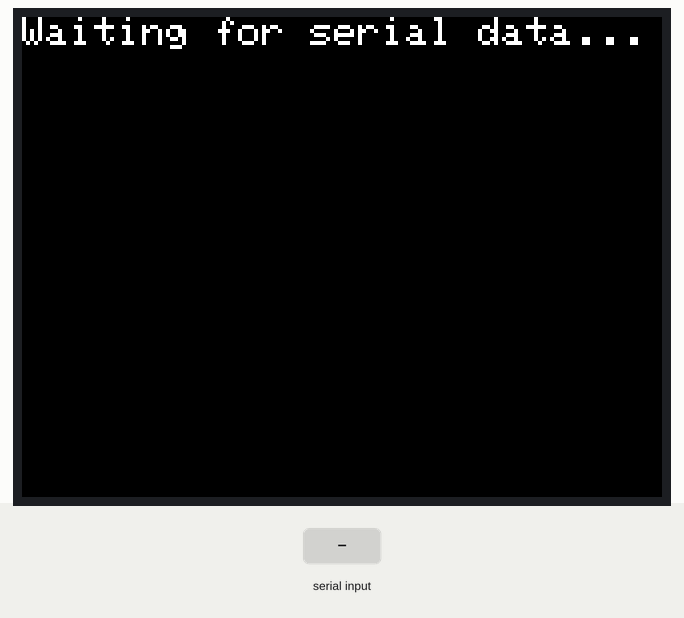
Simulated run of this sketch. Board: ESP32. Shown: 320×240 colour display. The test bench sets the inputs (shaded band). What the sketch prints to the serial monitor is not drawn.

Above: at 1.3 s.
1.4 s: "90,45\n" received over Serial
At 2.4 s:
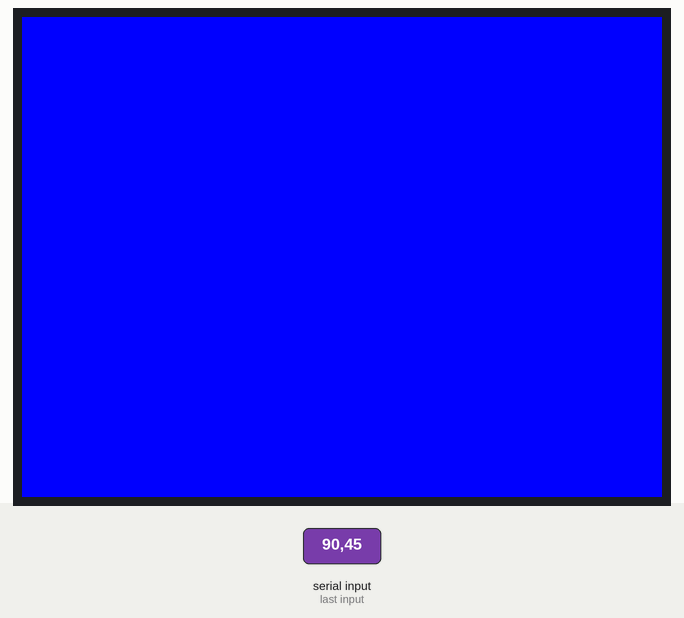
2.9 s: "1,90\n" received over Serial
At 3.6 s:
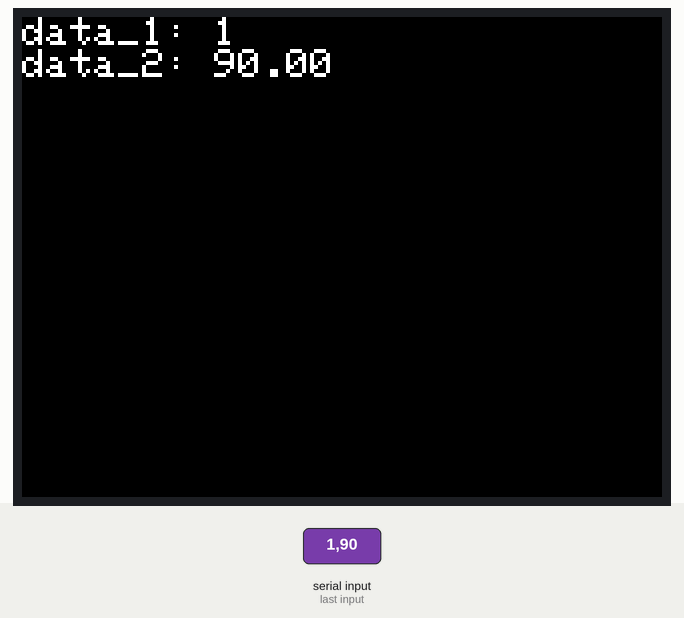
4.4 s: "30,150\n" received over Serial
At 5.6 s:
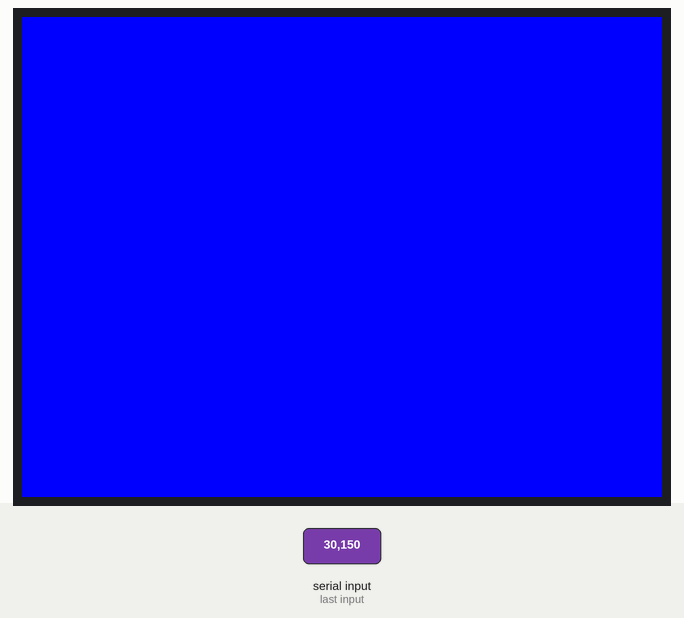
5.9 s: "1,90,45\n" received over Serial
At 7.1 s:
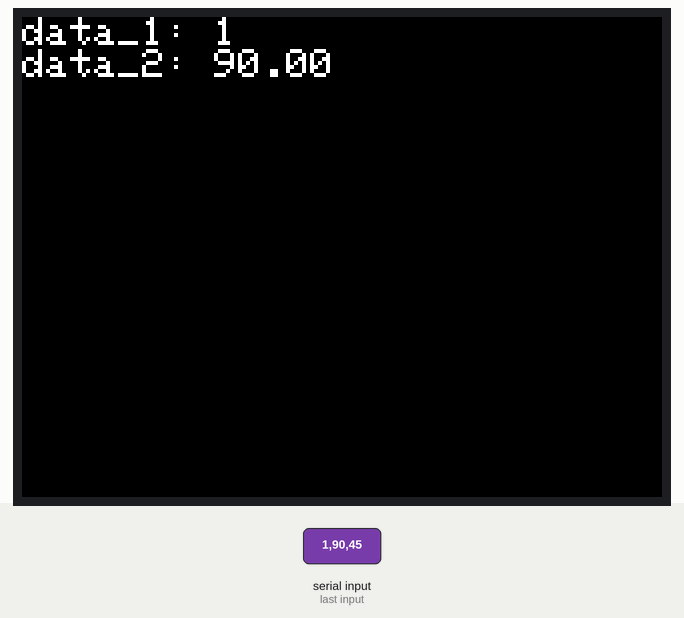
Timing chart, 0 to 8.4 s (numbered marks = the images above; inputs shaded):
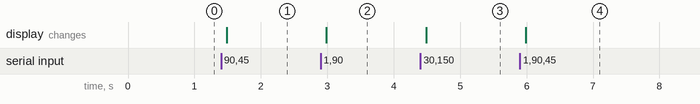

The sketch:

SerialSample.ino
```cpp
#include <M5Stack.h>

int cnt = 0;

void setup() {
  M5.begin();
  M5.Lcd.setTextSize(2);
  M5.Lcd.println("Waiting for serial data...");

  Serial.begin(9600);
}

void loop() {
    if (Serial.available() > 0) {
        /// Read data from serial
        String data = Serial.readStringUntil('\n');

        int commaIndex = data.indexOf(',');
        int data_1 = data.substring(0, commaIndex).toInt();
        float data_2 = data.substring(commaIndex + 1).toFloat();

        M5.Lcd.fillScreen(BLACK);
        M5.Lcd.setCursor(0, 0);
        M5.Lcd.print("data_1: ");
        M5.Lcd.println(data_1);
        M5.Lcd.print("data_2: ");
        M5.Lcd.println(data_2);

        /// Send data to serial
        if (data_1 % 5 == 0) {
          cnt += 1;
          M5.Lcd.fillScreen(BLUE);
          Serial.print(cnt);
          Serial.print(",");
          Serial.println(cnt*0.1);
        }
    }
}
```

Measured:
- after the input at 1.4 s, the display: changes after 0.09 s (image 1)
- after the input at 2.9 s, the display: changes after 0.09 s (image 2)
- after the input at 4.4 s, the display: changes after 0.09 s (image 3)
- after the input at 5.9 s, the display: changes after 0.09 s (image 4)
